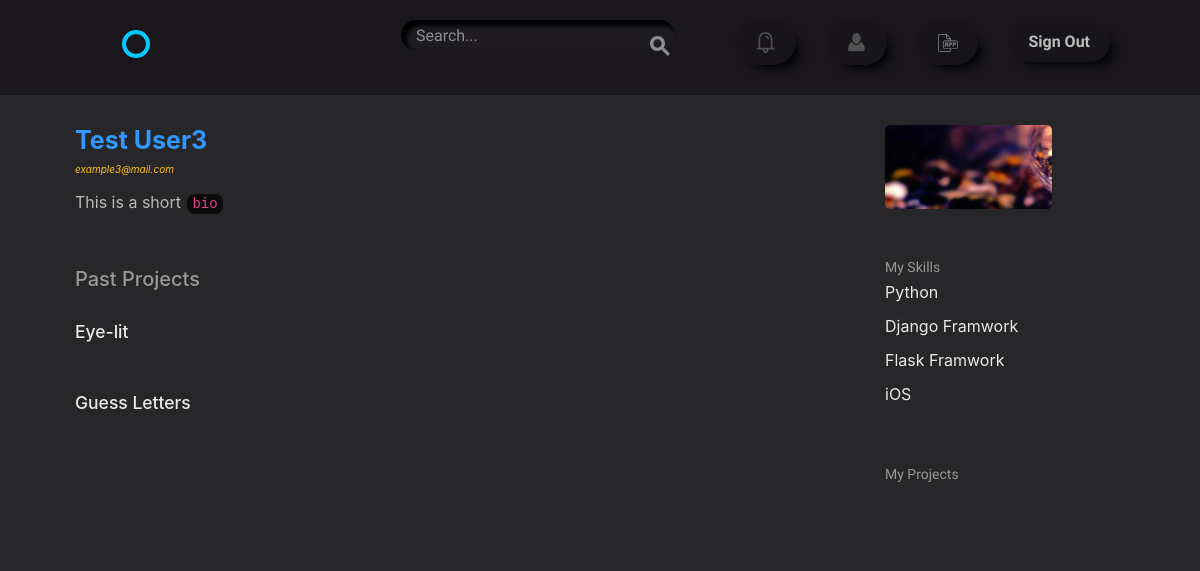
Page /accounts/profile/9/ (signed in) on the earlier database version.
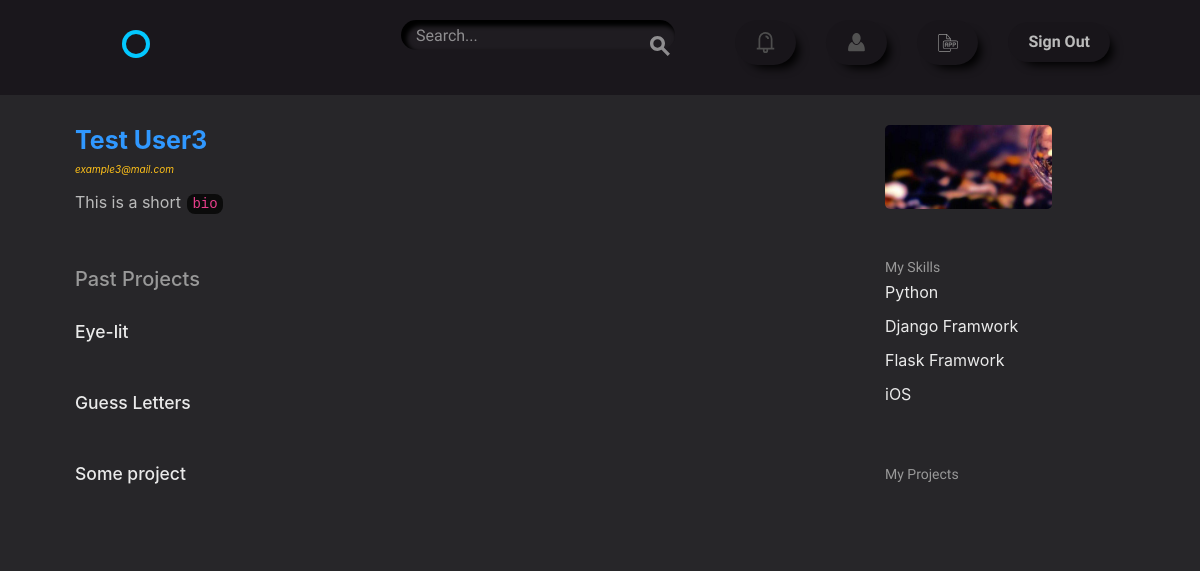
Same page on the later database version.
### projects/models.py (models this page shows)
class Project(models.Model):
    user = models.ForeignKey(settings.AUTH_USER_MODEL,
                             related_name='projects',
                             on_delete=models.CASCADE)
    title = models.CharField(max_length=50)
    description = models.TextField(default='')
    time_estimate = models.CharField(max_length=100)
    requirements = models.CharField(max_length=255)
    def __str__(self):
        return '{}'.format(self.title)

### accounts/models.py (models this page shows)
class Skill(models.Model):
    user = models.ForeignKey(User, default='', related_name="profile_skills", on_delete=models.CASCADE)
    name = models.CharField(max_length=50)
    def __str__(self):
        return self.name

### accounts/views.py (the view)
# urls.py: url(r"profile/(?P<pk>\d+)/$", views.UserProfileView.as_view(),
class UserProfileView(PrM, TemplateView):
    template_name = "accounts/profile.html"
    context_object_name = "profile"
    prefetch_related = ['profile_skills', 'my_projects', 'projects', 'positions']
    def get(self, request, **kwargs):
        pk = kwargs.get('pk')
        profile = get_object_or_404(models.User, pk=pk)
        kwargs['profile'] = profile
        return super().get(request, **kwargs)
    def get_context_data(self, **kwargs):
        context = super().get_context_data(**kwargs)
        context['skills'] = context['profile'].profile_skills.all()
        context['my_projects'] = context['profile'].my_projects.all()
        context['past_projects'] = context['profile'].projects.all()
        return context

### accounts/models.py (called while the page is built)
    @property
    def full_name(self):
        return '{} {}'.format(self.first_name, self.last_name)

### projects/templatetags/extra_tags.py (called while the page is built)
@register.filter('mark_down')
def mark_down(text):
    html_body = markdown2.markdown(text)
    return mark_safe(html_body)

### accounts/templates/accounts/profile.html (shortened to what this page needs)
{% extends "layout.html" %}
{% load extra_tags %}
{% load static %}
{% block content %}
<div class="bounds circle--page">
    <div class="grid-70">
        <div class="circle--article--body">
            <div class="d-flex justify-content-start">
                <h1 class="my-color"><strong>{{ profile.full_name }}</strong></h1>
            </div>
            <i class="user-info">{{ profile.email }}</i>
            <p>{{ profile.bio|mark_down }}</p>
        </div>
        <h2>Past Projects</h2>
        <table class="u-full-width circle--table">
            <tbody>
                {% if past_projects %}
                    {% for pro in past_projects %}
                        <tr class="clickable-row" data-href="{% url 'projects:detail' pro.id %}">
                            <td><h3 class="my-button">{{ pro }}</h3></td>
                        </tr>
                    {% endfor %}
                {% else %}
                    <tr><td><h3>N/A</h3></td></tr>
                {% endif %}
            </tbody>
        </table>
    </div>
    <div class="grid-25 grid-push-5">
        <div class="circle--secondary--module">
            <div class="card pr-auto" style="max-width: 167px;">
            {% if profile.avatar %}
                <img class="card-img-top" src="{{ profile.avatar.url }}" alt="Card image cap">
            {% else %}
                <img class="card-img-top" src="{% static 'images/avatar.png' %}"
                     alt="Card image cap" height="220px" style="max-width: 167px;">
            {% endif %}
            </div>
        </div>
        <div class="circle--secondary--module">
            <h4>My Skills</h4>
            <ul class="circle--link--list">
                {% if skills %}
                    {% for skill in skills %}
                    <li>{{ skill }}</li>
                    {% endfor %}
                {% endif %}
            </ul>
        </div>
        <div class="circle--secondary--module">
            <h4>My Projects</h4>
        </div>
    </div>
</div>
{% endblock %}

Differences in the rows shown:
added Project: title "Some project"
